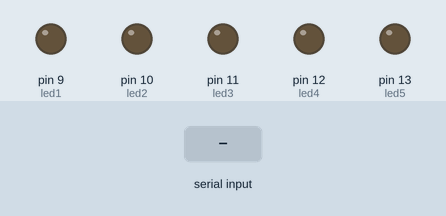
Bench run of a sketch on a simulated Arduino Uno, built with avr-gcc and run on an emulated ATmega328P. Shown: output pins drawn as LEDs (lit = HIGH). The test bench sets the inputs (shaded band).

Above: at 1.2 s.
1.3 s: "e" received over Serial
At 2.5 s:
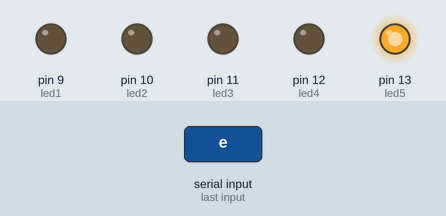
2.8 s: "a" received over Serial
At 3.7 s:
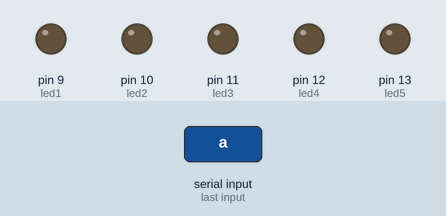
Timing chart, 0 to 5.8 s (numbered marks = the images above; inputs shaded):
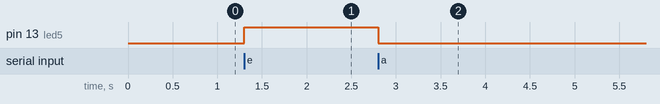

The sketch:

Slave_code_for_joystick_led.ino
```cpp
int led1=9;
int led2=10;
int led3=11;
int led4=12;
int led5=13;

  void setup()
  {
  Serial.begin(38200);
  pinMode(led1,OUTPUT);
pinMode(led2,OUTPUT);
pinMode(led3,OUTPUT);
pinMode(led4,OUTPUT);
pinMode(led5,OUTPUT);
}
void loop()
{
  if(Serial.available())
  {
    int x = Serial.read();
   if(x=='a')
   {
    digitalWrite(led1,HIGH);
   }
if(x=='b')
   {
    digitalWrite(led2,HIGH);
   }
   if(x=='c')
   {
    digitalWrite(led3,HIGH);
   }
   if(x=='d')
   {
    digitalWrite(led4,HIGH);
   }
   if(x=='e')
   {
    digitalWrite(led5,HIGH);
   }
else
{
  digitalWrite(led1,LOW);
  digitalWrite(led2,LOW);
  digitalWrite(led3,LOW);
  digitalWrite(led4,LOW);
  digitalWrite(led5,LOW);
}
}}
```

Measured:
- after the input at 1.3 s, pin 13 (led5): LOW → HIGH at once
- after the input at 2.8 s, pin 13 (led5): HIGH → LOW at once
